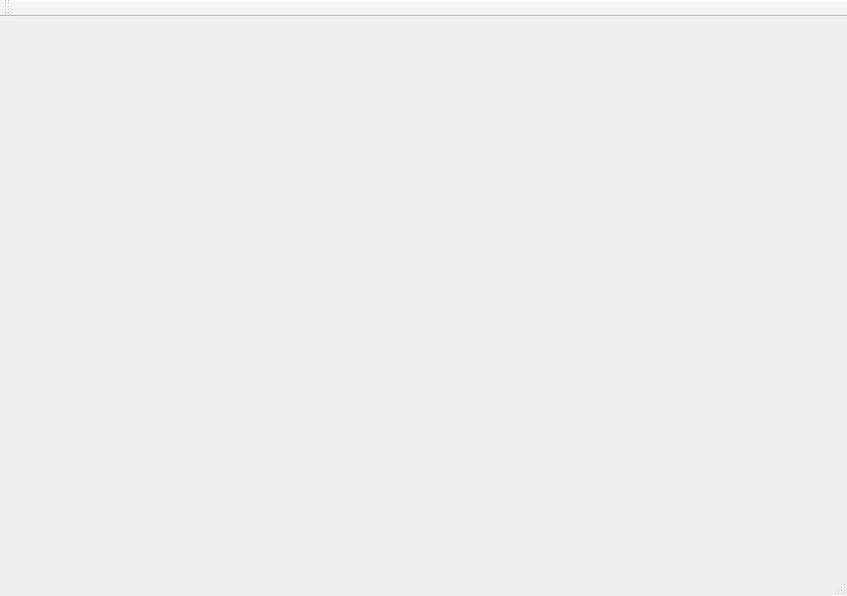
<?xml version="1.0" encoding="UTF-8"?>
<ui version="4.0">
 <class>Homepage</class>
 <widget class="QMainWindow" name="Homepage">
  <property name="geometry">
   <rect>
    <x>0</x>
    <y>0</y>
    <width>847</width>
    <height>596</height>
   </rect>
  </property>
  <property name="windowTitle">
   <string>Homepage</string>
  </property>
  <widget class="QWidget" name="centralWidget"/>
  <widget class="QMenuBar" name="menuBar">
   <property name="geometry">
    <rect>
     <x>0</x>
     <y>0</y>
     <width>847</width>
     <height>20</height>
    </rect>
   </property>
  </widget>
  <widget class="QToolBar" name="mainToolBar">
   <attribute name="toolBarArea">
    <enum>TopToolBarArea</enum>
   </attribute>
   <attribute name="toolBarBreak">
    <bool>false</bool>
   </attribute>
  </widget>
  <widget class="QStatusBar" name="statusBar"/>
 </widget>
 <layoutdefault spacing="6" margin="11"/>
 <resources/>
 <connections/>
</ui>
